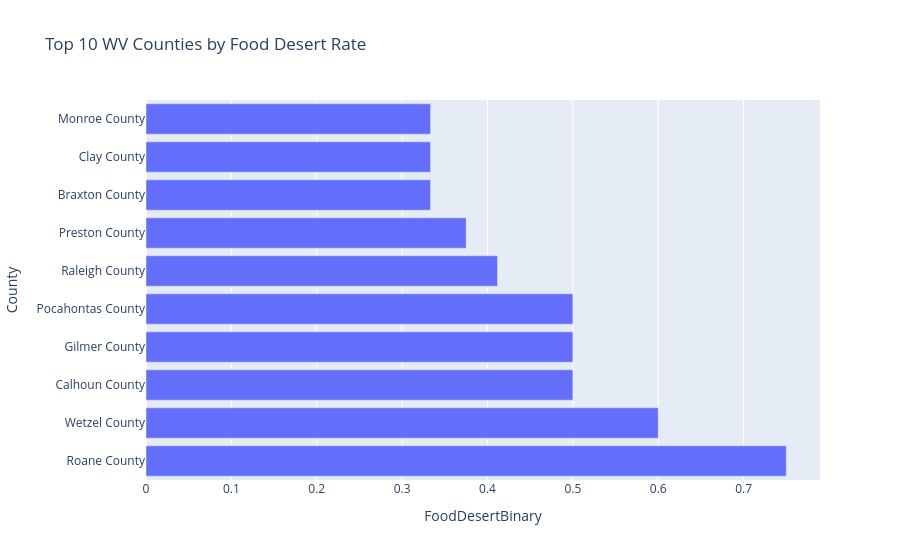

The cell this chart's notebook holds for it:
### Code cell
fig = px.bar(
    top10,
    x="FoodDesertBinary",
    y="County",
    orientation="h",
    title="Top 10 WV Counties by Food Desert Rate"
)

fig.show()

### Figure 1 — Plotly figure (JSON) as saved in the notebook; plotly's stock layout.template omitted (floating-point values rounded to 4 significant figures)
{"data": [{"hovertemplate": "FoodDesertBinary=%{x}<br>County=%{y}<extra></extra>", "legendgroup": "", "marker": {"color": "#636efa", "pattern": {"shape": ""}}, "name": "", "orientation": "h", "showlegend": false, "textposition": "auto", "type": "bar", "x": [0.75, 0.6, 0.5, 0.5, 0.5, 0.4118, 0.375, 0.3333, 0.3333, 0.3333], "xaxis": "x", "y": ["Roane County", "Wetzel County", "Calhoun County", "Gilmer County", "Pocahontas County", "Raleigh County", "Preston County", "Braxton County", "Clay County", "Monroe County"], "yaxis": "y"}], "layout": {"barmode": "relative", "legend": {"tracegroupgap": 0}, "title": {"text": "Top 10 WV Counties by Food Desert Rate"}, "xaxis": {"anchor": "y", "domain": [0, 1], "title": {"text": "FoodDesertBinary"}}, "yaxis": {"anchor": "x", "domain": [0, 1], "title": {"text": "County"}}}}
